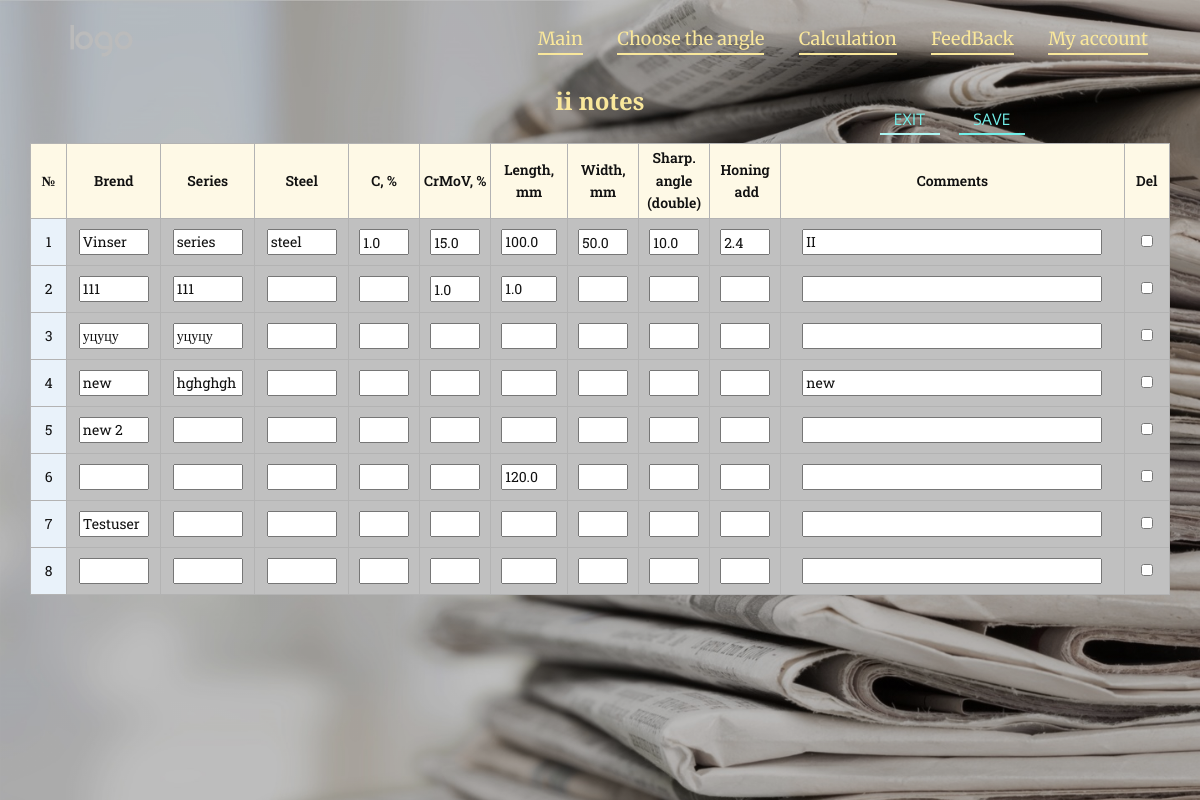
/account_table_edit (signed in), run on the app's committed database.
### stay_sharp/models.py (models this page shows, shortened)
class Account_table(models.Model):
    date = models.DateField(blank=True, null=True, auto_now_add=True,)
    brend = models.CharField(max_length=30, blank=True, null=True, default='')
    series = models.CharField(max_length=30, blank=True, null=True, default='')
    steel = models.CharField(max_length=20, blank=True, null=True, default='')
    carbon = models.FloatField(validators=[MinValueValidator(0), MaxValueValidator(6)], blank=True, null=True, default='')
    CrMoV = models.FloatField(validators=[MinValueValidator(0), MaxValueValidator(50)], blank=True, null=True, default='')
    length = models.FloatField(validators=[MinValueValidator(0), MaxValueValidator(500)], blank=True, null=True, default='')
    width = models.FloatField(validators=[MinValueValidator(0), MaxValueValidator(60)], blank=True, null=True, default='')
    grinding_angle = models.FloatField(validators=[MinValueValidator(0), MaxValueValidator(40)], blank=True, null=True, default='')
    honing_add = models.FloatField(blank=True, null=True, default='')
    comments = models.TextField(blank=True, null=True, default='')
    user = models.ForeignKey(settings.AUTH_USER_MODEL, on_delete=models.CASCADE, default=get_superuser)

### stay_sharp/views.py (the view)
# urls.py: path('account_table_edit', views.account_table_edit, name='account_table_edit'),
def account_table_edit(request):
    Account_tableFormSet = modelformset_factory(Account_table, exclude=('date',), can_delete=True)
    user = request.user
    if user and user.is_active:
        if request.method == 'POST':
            formset = Account_tableFormSet(request.POST, queryset=Account_table.objects.filter(user=user))
            if formset.is_valid():
                if not any([formset.cleaned_data[-1][value] for value in formset.cleaned_data[-1] if value != 'user']):
                    formset.cleaned_data[-1]['DELETE'] = True
                formset.save()
                return redirect('account_table')
            formset = Account_tableFormSet(queryset=Account_table.objects.filter(user=user))
            return render(request, 'Account-table_edit.html', context={'formset': formset})
        else:
            formset = Account_tableFormSet(queryset=Account_table.objects.filter(user=user))
            return render(request, 'Account-table_edit.html',
                          context={'formset': formset, 'error_messages': 'Not correct input'})
    return render(request, 'registration/old/Login.html', context={'error': "You need to login"})

### stay_sharp/models.py (called while the page is built)
def get_superuser():
    su_user = User.objects.filter(
        is_superuser=True).first()  # if you have more than 1 superuser, this get the first in list.
    if su_user:
        return su_user.id

### templates/Account-table_edit.html (shortened to what this page needs)
{% extends 'Base.html' %}
{% load static %}
{% block static_main %}
    <link rel="stylesheet" href="{% static 'css/stay_sharp/Account-table.css' %}" media="screen">
{% endblock %}
{% block section1 %}
    <section
            class="skrollable u-align-center u-clearfix u-hidden-xs u-image u-lightbox u-parallax u-shading u-section-1"
            id="account_table" data-image-width="1435" data-image-height="1000">
        <div class="u-clearfix u-sheet u-sheet-1">
            <h4 class="u-text u-text-palette-3-light-2 u-text-1">{{ user.username }} notes</h4>
            <button form="edit" type="submit"
                    class="infinite u-active-none u-border-2 u-border-active-palette-4-light-2 u-border-hover-palette-2-base u-border-palette-4-light-1 u-btn u-button-style u-hover-none u-none u-text-active-palette-4-light-2 u-text-hover-palette-2-base u-text-palette-4-light-1 u-btn-1"
                    data-animation-name="bounceIn" data-animation-duration="2000" data-animation-delay="0"
                    data-animation-direction="" data-animation-out="0">Save
            </button>
            <a href="{% url 'account_table' %}"
               class="u-active-none u-border-2 u-border-active-palette-4-light-2 u-border-hover-palette-2-base u-border-palette-4-light-2 u-btn u-button-style u-hover-none u-none u-text-active-palette-4-light-2 u-text-hover-palette-2-base u-text-palette-4-light-1 u-btn-2">Exit</a>
            <div class="u-align-left-md u-align-left-sm u-align-left-xs u-expanded-width-lg u-expanded-width-md u-expanded-width-sm u-expanded-width-xl u-expanded-width-xs u-table u-table-responsive u-table-1"
                 data-animation-name="" data-animation-duration="0" data-animation-delay="0"
                 data-animation-direction="">
                <table class="u-table-entity u-table-entity-1">
                    <colgroup>
                        <col width="3.2%">
                        <col width="8.25%">
                        <col width="8.25%">
                        <col width="8.25%">
                        <col width="4.95%">
                        <col width="5.78%">
                        <col width="5.78%">
                        <col width="5.78%">
                        <col width="5.78%">
                        <col width="5.78%">
                        <col width="30.17%">
                        <col width="4.0%">
                    </colgroup>
                    <thead class="u-align-center u-custom-font u-font-roboto-slab u-palette-3-light-3 u-table-header u-table-valign-middle u-table-header-1">
                    <tr style="height: 75px;">
                        <th class="u-border-1 u-border-grey-30 u-custom-font u-font-roboto-slab u-table-cell u-table-cell-1">
                            №
                        </th>
                        <th class="u-border-1 u-border-grey-30 u-custom-font u-font-roboto-slab u-table-cell u-table-cell-2">
                            Brend
                        </th>
                        <th class="u-border-1 u-border-grey-30 u-custom-font u-font-roboto-slab u-table-cell u-table-cell-3">
                            Series
                        </th>
                        <th class="u-border-1 u-border-grey-30 u-custom-font u-font-roboto-slab u-table-cell u-table-cell-4">
                            Steel
                        </th>
                        <th class="u-border-1 u-border-grey-30 u-custom-font u-font-roboto-slab u-table-cell u-table-cell-5">
                            C, %
                        </th>
                        <th class="u-border-1 u-border-grey-30 u-custom-font u-font-roboto-slab u-table-cell u-table-cell-6">
                            CrMoV, %
                        </th>
                        <th class="u-border-1 u-border-grey-30 u-custom-font u-font-roboto-slab u-table-cell u-table-cell-7">
                            Length, mm
                        </th>
                        <th class="u-border-1 u-border-grey-30 u-custom-font u-font-roboto-slab u-table-cell u-table-cell-8">
                            Width, mm
                        </th>
                        <th class="u-border-1 u-border-grey-30 u-custom-font u-font-roboto-slab u-table-cell u-table-cell-9">
                            Sharp. angle (double)
                        </th>
                        <th class="u-border-1 u-border-grey-30 u-custom-font u-font-roboto-slab u-table-cell u-table-cell-10">
                            Honing<br>&nbsp;add
                        </th>
                        <th class="u-border-1 u-border-grey-30 u-custom-font u-font-roboto-slab u-table-cell u-table-cell-11">
                            Comments
                        </th>
                        <th class="u-border-1 u-border-grey-30 u-custom-font u-font-roboto-slab u-table-cell u-table-cell-12">
                            Del
                        </th>
                    </tr>
                    </thead>
                    <tbody class="u-align-center u-custom-font u-font-roboto-slab u-grey-10 u-table-alt-grey-25 u-table-body u-table-body-1">
                    <form action="" method="POST" id="edit">
                        {% for form in formset %}
                            <tr style="height: 25px;">
                                <td class="u-border-1 u-border-grey-30 u-first-column u-palette-1-light-3 u-table-cell">{{ forloop.counter }}</td>
                                {% for field in form.visible_fields %}
                                    {% if field.label == 'User' %}
                                        <div>
                                            <input type="hidden" name="{{ field.html_name }}" value="{{ user.id }}"
                                                   id="{{ field.id_for_label }}">
                                        </div>
                                    {% elif field.label == "Comments" %}
                                        <td class="u-border-1 u-border-grey-30 u-table-cell">
                                            <input style="width: 300px !important;height: 26px !important; "
                                                   name="{{ field.html_name }}"
                                                   id="{{ field.id_for_label }}"
                                                   value="{{ field.initial }}"
                                                   type="{{ field.widget_type }}">
                                        </td>
                                    {% elif field.label == 'Delete' %}
                                        <td class="u-border-1 u-border-grey-30 u-table-cell">
                                            <input style="width: 12px !important; height: 12px !important;"
                                                   name="{{ field.html_name }}"
                                                   type="{{ field.widget_type }}"
                                                   id="{{ field.id_for_label }}">
                                        </td>
                                    {% elif field.label == 'Brend' or field.label == 'Steel' or field.label == 'Series' %}
                                        <td class="u-border-1 u-border-grey-30 u-table-cell">
                                            <input style="width: 70px !important; height: 26px !important;"
                                                   name="{{ field.html_name }}"
                                                   value="{{ field.initial|default_if_none:'' }}"
                                                   type="{{ field.widget_type }}" id="{{ field.id_for_label }}">
                                        </td>
                                    {% elif field.label == 'Length' %}
                                        <td class="u-border-1 u-border-grey-30 u-table-cell">
                                            <input style="width: 56px !important; height: 26px !important;"
                                                   name="{{ field.html_name }}"
                                                   value="{{ field.initial|default_if_none:'' }}"
                                                   type="{{ field.widget_type }}" id="{{ field.id_for_label }}">
                                        </td>
                                    {% else %}
                                        <td class="u-border-1 u-border-grey-30 u-table-cell">
                                            <input style="width: 50px !important; padding-top: 2px !important; height: 26px !important;"
                                                   name="{{ field.html_name }}"
                                                   value="{{ field.initial|default_if_none:'' }}"
                                                   type="{{ field.widget_type }}"
                                                   id="{{ field.id_for_label }}">
                                        </td>
                                    {% endif %}
                                {% endfor %}
                            </tr>
                        {% endfor %}
                    </form>
                    </tbody>
                </table>
            </div>
        </div>
    </section>
{% endblock %}

### static/css/stay_sharp/Account-table.css (style rules this page uses)
.u-section-1 { background-image: linear-gradient(0deg, rgba(0,0,0,0.25), rgba(0,0,0,0.25)), url("/static/images/stay_sharp/317024594-01.jpeg"); }
.u-section-1 .u-sheet-1 { min-height: 100vh; }
.u-section-1 .u-text-1 { font-weight: 700; width: 259px; margin: 92px auto 0; }
.u-section-1 .u-btn-1 { border-style: none none solid; text-transform: uppercase; font-weight: normal; margin: -10px 145px 0 auto; padding: 0 15px 0 14px; }
.u-section-1 .u-btn-2 { border-style: none none solid; text-transform: uppercase; font-weight: normal; margin: -27px 231px 0 auto; padding: 0 15px 0 14px; }
.u-section-1 .u-table-1 { background-image: none; width: 1217px; margin: 10px auto 60px 0; }
.u-section-1 .u-table-entity-1 { min-height: 100px; }
.u-section-1 .u-table-header-1 { background-image: none; font-size: 0.875rem; font-weight: 600; }
.u-section-1 .u-table-cell-1 { font-weight: 600; padding: 0 2px; }
.u-section-1 .u-table-cell-2 { font-weight: 600; padding: 0 2px; }
.u-section-1 .u-table-cell-3 { font-weight: 600; padding: 0 2px; }
.u-section-1 .u-table-cell-4 { font-weight: 600; padding: 0 2px; }
.u-section-1 .u-table-cell-5 { font-weight: 600; padding: 0 2px; }
.u-section-1 .u-table-cell-6 { font-weight: 600; padding: 0 2px; }
.u-section-1 .u-table-cell-7 { font-weight: 600; padding: 0 2px; }
.u-section-1 .u-table-cell-8 { font-weight: 600; padding: 0 2px; }
.u-section-1 .u-table-cell-9 { font-weight: 600; padding: 0 2px; }
.u-section-1 .u-table-cell-10 { font-weight: 600; padding: 0 2px; }
.u-section-1 .u-table-cell-11 { font-weight: 600; padding: 0 2px; }
.u-section-1 .u-table-cell-12 { font-weight: 600; padding: 0 2px; }
.u-section-1 .u-table-body-1 { background-image: none; font-size: 0.875rem; }
@media (max-width: 1399px) { .u-section-1 { background-position: 50% 50%; } }
@media (max-width: 1399px) { .u-section-1 .u-text-1 { width: 411px; margin-top: 87px; } }
@media (max-width: 1399px) { .u-section-1 .u-btn-1 { margin-top: -9px; --animation-custom_in-rotate: 180deg; --animation-custom_in-scale: 1; } }
@media (max-width: 1399px) { .u-section-1 .u-btn-2 { margin-right: 230px; } }
@media (max-width: 1399px) { .u-section-1 .u-table-1 { margin-top: 8px; margin-right: initial; margin-left: initial; width: auto; } }
@media (max-width: 1399px) { .u-section-1 .u-table-body-1 { font-weight: normal; } }

### data on the page
Account_table: initial "Vinser" "series" "steel", initial "1.0" "15.0" "50.0" "10.0" "2.4", initial "100.0", initial "II"
Account_table: initial "111" "111", initial "1.0", initial "1.0"
Account_table: initial "уцуцу" "уцуцу"
Account_table: initial "new" "hghghgh", initial "new"
Account_table: initial "new 2"
Account_table: initial "120.0"
Account_table: initial "Testuser"

### other printed values
{{ user.username }} "ii"
